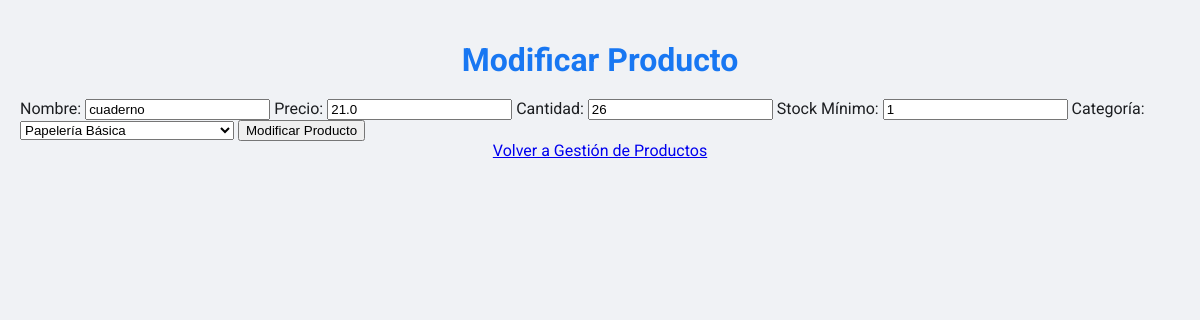
The page /producto/modificar/3 (signed in) on the database its author committed.
### tables this page shows
CREATE TABLE productos (
    id INTEGER PRIMARY KEY AUTOINCREMENT,
    nombre TEXT NOT NULL,
    precio REAL NOT NULL,
    cantidad INTEGER NOT NULL,
    stock_minimo INTEGER NOT NULL,
    categoria_id INTEGER,
    FOREIGN KEY (categoria_id) REFERENCES categorias(id)
);

CREATE TABLE categorias (
    id INTEGER PRIMARY KEY,
    nombre TEXT NOT NULL,
    descripcion TEXT
);

### app.py (the view, shortened to what this page needs)
@app.route('/producto/modificar/<int:id>', methods=['GET', 'POST'])
def modificar_producto(id):
    if 'user_id' not in session:
        return redirect(url_for('login'))
    with db_lock:
        conn = get_db_connection()
        producto = conn.execute('SELECT * FROM productos WHERE id = ?', (id,)).fetchone()
        categorias = conn.execute('SELECT * FROM categorias').fetchall()
        conn.close()
    return render_template('modificar_producto.html', producto=producto, categorias=categorias)

### app.py (called while the page is built)
def get_db_connection():
    conn = sqlite3.connect('paleteria.db', timeout=30)  # Incrementar timeout a 30 segundos
    conn.row_factory = sqlite3.Row
    return conn

### templates/modificar_producto.html (shortened to what this page needs)
<!DOCTYPE html>
<html>
<head>
</head>
<body>
    <h1>Modificar Producto</h1>
    <form method="POST" action="{{ url_for('modificar_producto', id=producto.id) }}">
        <label for="nombre">Nombre:</label>
        <input type="text" id="nombre" name="nombre" value="{{ producto['nombre'] }}" required>
        <label for="precio">Precio:</label>
        <input type="text" id="precio" name="precio" value="{{ producto['precio'] }}" required>
        <label for="cantidad">Cantidad:</label>
        <input type="text" id="cantidad" name="cantidad" value="{{ producto['cantidad'] }}" required>
        <label for="stock_minimo">Stock Mínimo:</label>
        <input type="text" id="stock_minimo" name="stock_minimo" value="{{ producto['stock_minimo'] }}" required>
        <label for="categoria_id">Categoría:</label>
        <select id="categoria_id" name="categoria_id" required>
            {% for categoria in categorias %}
                <option value="{{ categoria['id'] }}" {% if categoria['id'] == producto['categoria_id'] %}selected{% endif %}>{{ categoria['nombre'] }}</option>
            {% endfor %}
        </select>
        <button type="submit">Modificar Producto</button>
    </form>
    <a href="{{ url_for('productos') }}">Volver a Gestión de Productos</a>
    </body>
</html>

### templates/modificar_producto.html (style rules this page uses)
body { font-family: 'Roboto', sans-serif; background-color: #f0f2f5; color: #1c1e21; margin: 0; padding: 20px; display: flex; flex-direction: column; align-items: center; justify-content: flex-start; min-height: 100vh; }
h1 { color: #1877f2; margin-bottom: 20px; }

### rows shown on the page
productos: nombre "cuaderno", precio "21.0", cantidad "26", stock_minimo "1", categoria_id "Papelería Básica"
